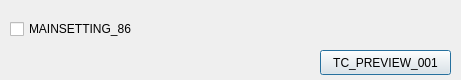
<?xml version="1.0" encoding="UTF-8"?>
<ui version="4.0">
 <class>DocumentSizeSettingDialog</class>
 <widget class="QDialog" name="DocumentSizeSettingDialog">
  <property name="geometry">
   <rect>
    <x>0</x>
    <y>0</y>
    <width>461</width>
    <height>80</height>
   </rect>
  </property>
  <property name="windowTitle">
   <string>MAINSETTING_045</string>
  </property>
  <widget class="AutoCroppingInscribedCheckBox" name="Black_edge_inscribed_checkBox">
   <property name="geometry">
    <rect>
     <x>10</x>
     <y>20</y>
     <width>441</width>
     <height>18</height>
    </rect>
   </property>
   <property name="text">
    <string>MAINSETTING_86</string>
   </property>
  </widget>
  <widget class="QPushButton" name="Close_pushButton">
   <property name="geometry">
    <rect>
     <x>320</x>
     <y>50</y>
     <width>131</width>
     <height>25</height>
    </rect>
   </property>
   <property name="text">
    <string>TC_PREVIEW_001</string>
   </property>
  </widget>
 </widget>
 <customwidgets>
  <customwidget>
   <class>AutoCroppingInscribedCheckBox</class>
   <extends>QCheckBox</extends>
   <header>autocroppinginscribedcheckbox.h</header>
  </customwidget>
 </customwidgets>
 <resources/>
 <connections>
  <connection>
   <sender>Black_edge_inscribed_checkBox</sender>
   <signal>clicked(bool)</signal>
   <receiver>DocumentSizeSettingDialog</receiver>
   <slot>onValueChangedBool(bool)</slot>
   <hints>
    <hint type="sourcelabel">
     <x>230</x>
     <y>28</y>
    </hint>
    <hint type="destinationlabel">
     <x>230</x>
     <y>29</y>
    </hint>
   </hints>
  </connection>
  <connection>
   <sender>Close_pushButton</sender>
   <signal>clicked(bool)</signal>
   <receiver>DocumentSizeSettingDialog</receiver>
   <slot>reject()</slot>
   <hints>
    <hint type="sourcelabel">
     <x>385</x>
     <y>62</y>
    </hint>
    <hint type="destinationlabel">
     <x>230</x>
     <y>39</y>
    </hint>
   </hints>
  </connection>
 </connections>
 <slots>
  <slot>onValueChangedBool(bool)</slot>
 </slots>
</ui>
